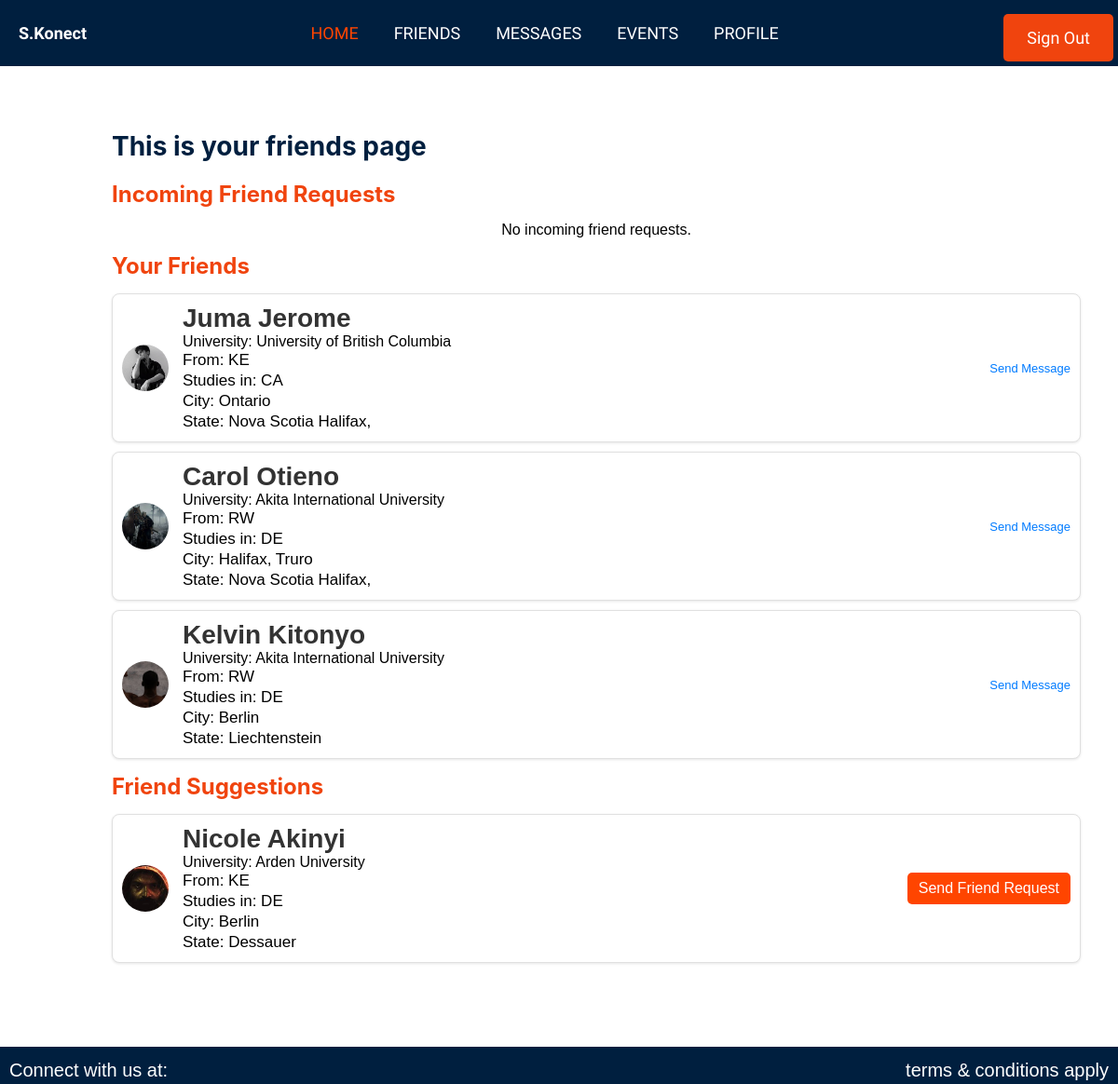
The app's page /friends/ (signed in) with its own data.
### authentication/models.py (models this page shows, shortened)
class CustomUser(AbstractUser):
    country = models.CharField(max_length=100, null=True, blank=True)
    location = models.CharField(max_length=100, null=True, blank=True)
    institution = models.CharField(max_length=100, null=True, blank=True)
    city = models.CharField(max_length=100, null=True, blank=True)
    state = models.CharField(max_length=100, null=True, blank=True)
    zip_code = models.CharField(max_length=20, null=True, blank=True)
    otp = models.CharField(max_length=6, blank=True, null=True)
    otp_created_at = models.DateTimeField(blank=True, null=True)
    otp_verified = models.BooleanField(default=False)
    profile_picture = models.ImageField(upload_to='profile_pictures/', null=True, blank=True)
    password_reset_token = models.CharField(max_length=36, blank=True, null=True)
    token_created_at = models.DateTimeField(blank=True, null=True)
    is_verified = models.BooleanField(default=False)

### authentication/views.py (the view)
# urls.py: path('friends/', views.friends, name="friends"),
@login_required
def friends(request):
    if request.user.is_authenticated:
        user = request.user  # Use the CustomUser instance directly
        accepted_friends = CustomUser.objects.filter(
            id__in=FriendRequest.objects.filter(
                accepted=True,
                from_user=user
            ).values_list('to_user', flat=True)
        ).union(
            CustomUser.objects.filter(
                id__in=FriendRequest.objects.filter(
                    accepted=True,
                    to_user=user
                ).values_list('from_user', flat=True)
            )
        )
        incoming_requests = FriendRequest.objects.filter(to_user=user, accepted=False)
        friend_suggestions = CustomUser.objects.exclude(id=user.id).exclude(id__in=accepted_friends.values_list('id', flat=True))
        suggestions_from_school = friend_suggestions.filter(
            institution=user.institution  # <-- Changed
        )
        suggestions_from_location = friend_suggestions.filter(
            location=user.location  # <-- Changed
        )
        suggestions_from_city = friend_suggestions.filter(
            city=user.city  # <-- Changed (no userprofile__)
        )
        suggestions_from_state = friend_suggestions.filter(
            state=user.state  # <-- Changed (no userprofile__)
        )
        suggestions = (suggestions_from_school | suggestions_from_location |
                       suggestions_from_city | suggestions_from_state).distinct()
        return render(request, "authentication/friends.html", {
            'incoming_requests': incoming_requests,
            'friends': accepted_friends,
            'suggestions': suggestions
        })
    else:
        return redirect('signin')

### templates/authentication/friends.html (shortened to what this page needs)
{% extends "authentication/nav2.html" %}
{% load static %}
{% block content %}
<section id="friends">
    <div class="friend">
        <h1>This is your friends page</h1>
        <h2>Incoming Friend Requests</h2>
        {% if incoming_requests %}
            <ul class="incoming-requests">
                {% for request in incoming_requests %}
                    <li class="request-card">
                        <div class="request-info">
                            {% if request.from_user.profile_picture %}
                                <img src="{{ request.from_user.profile_picture.url }}" alt="{{ request.from_user.username }}'s profile picture" class="avatar">
                            {% else %}
                                <img src="{% static 'images/default_profile.jpeg' %}" alt="Default Profile Picture" class="avatar">
                            {% endif %}
                            <span class="friend-name">{{ request.from_user.first_name }} {{ request.from_user.last_name }}</span>
                        </div>
                        <div class="request-actions">
                            <a href="{% url 'accept_friend_request' request.id %}" class="accept-button">Accept</a>
                            <a href="{% url 'decline_friend_request' request.id %}" class="decline-button">Decline</a>
                        </div>
                    </li>
                {% empty %}
                    <li>No incoming friend requests.</li>
                {% endfor %}
            </ul>
        {% else %}
            <p>No incoming friend requests.</p>
        {% endif %}
        <h2>Your Friends</h2>
        <ul>
            {% for friend in friends %}
                <li class="friend-card">
                    {% if friend.profile_picture %}
                        <img src="{{ friend.profile_picture.url }}" alt="{{ friend.username }}'s profile picture" class="avatar">
                    {% else %}
                        <img src="{% static 'images/default_profile.png' %}" alt="Default Profile Picture" class="avatar">
                    {% endif %}
                    <div class="friend-info">
                        <span class="friend-name">{{ friend.first_name }} {{ friend.last_name }}</span>
                        <span class="friend-university">University: {{ friend.institution }}</span>
                        <span class="friend-country">From: {{ friend.country }}</span>
                        <span class="friend-location">Studies in: {{ friend.location }}</span>
                        <span class="friend-city">City: {{ friend.city }}</span>
                        <span class="friend-state">State: {{ friend.state }}</span>
                    </div>
                    <a href="{% url 'chat_with_friend' friend.id %}" class="send-message">Send Message</a>
                </li>
            {% empty %}
                <li>No friends found.</li>
            {% endfor %}
        </ul>
        <h2>Friend Suggestions</h2>
        <ul>
            {% for suggestion in suggestions %}
                <li class="friend-card">
                    {% if suggestion.profile_picture %}
                        <img src="{{ suggestion.profile_picture.url }}" alt="{{ suggestion.username }}'s profile picture" class="avatar">
                    {% else %}
                        <img src="{% static 'images/default_profile.png' %}" alt="Default Profile Picture" class="avatar">
                    {% endif %}
                    <div class="friend-info">
                        <span class="friend-name">{{ suggestion.first_name }} {{ suggestion.last_name }}</span>
                        <span class="friend-university">University: <span class="university-name">{{ suggestion.institution }}</span></span>
                        <span class="friend-country">From: {{ suggestion.country }}</span>
                        <span class="friend-location">Studies in: {{ suggestion.location }}</span>
                        <span class="friend-city">City: {{ suggestion.city }}</span>
                        <span class="friend-state">State: {{ suggestion.state }}</span>
                    </div>
                    <a href="{% url 'send_friend_request' suggestion.id %}" class="send-request">Send Friend Request</a>
                </li>
            {% empty %}
                <li>No friend suggestions available.</li>
            {% endfor %}
        </ul>
    </div>
</section>
{% endblock %}

### static/css/base.css (style rules this page uses)
* { padding: 0; margin: 0; box-sizing: border-box; text-decoration: none; list-style: none; }
body { font-family: "Arial", sans-serif, "Itim", cursive; height: 100vh; }
p { text-align: center; }
p { text-align: center; margin-top: 10px; }
h1 { margin-bottom: 20px; font-size: 24px; }
#friends { color: black; height: 100vh; padding: 20px; overflow: scroll; width: 100%; }
.friend { margin-top: 100px; margin-left: 80px; padding: 20px; width: 100; }
.friend h1 { color: #001f3f; margin-bottom: 20px; font-size: 28px; font-family: "Inter", sans-serif; }
.friend h2 { color: #001f3f; color: #f0440e; font-size: 24px; font-family: inter; margin: 15px 0; }
.friend ul { list-style-type: none; padding: 0; }
.friend-card { display: flex; align-items: center; background-color: white; color: black; border-radius: 8px; padding: 10px; margin: 10px 0; box-shadow: 0 1px 3px rgba(0, 0, 0, 0.1); border: 1px solid #e0e0e0; transition: background-color 0.3s, box-shadow 0.3s, border-color 0.3s; }
.avatar { width: 70px; height: 70px; border-radius: 50%; margin-right: 15px; }
.friend-info { display: flex; flex-direction: column; flex-grow: 1; }
.friend-name { font-weight: bold; color: #001f3f; }
.friend-country, .friend-location, .friend-institution, .friend-city, .friend-state { font-size: 17px; color: black; line-height: 22px; }
.send-request { background-color: orangered; color: white; padding: 8px 12px; border: none; border-radius: 5px; text-decoration: none; transition: background-color 0.3s ease; }
.avatar { width: 50px; height: 50px; border-radius: 50%; object-fit: cover; }
.send-message { font-size: 13px; text-decoration: none; color: #007bff; margin-left: 10px; flex-shrink: 0; }
.friend-name { font-size: 28px; font-weight: bold; color: #333; }

### records on screen
CustomUser: profile_picture (picture), first_name "Juma", last_name "Jerome", institution "University of British Columbia", country "KE", location "CA", city "Ontario", state "Nova Scotia Halifax,"
CustomUser: profile_picture (picture), first_name "Carol", last_name "Otieno", institution "Akita International University", country "RW", location "DE", city "Halifax, Truro", state "Nova Scotia Halifax,"
CustomUser: profile_picture (picture), first_name "Kelvin", last_name "Kitonyo", institution "Akita International University", country "RW", location "DE", city "Berlin", state "Liechtenstein"
CustomUser: profile_picture (picture), first_name "Nicole", last_name "Akinyi", institution "Arden University", country "KE", location "DE", city "Berlin", state "Dessauer"
